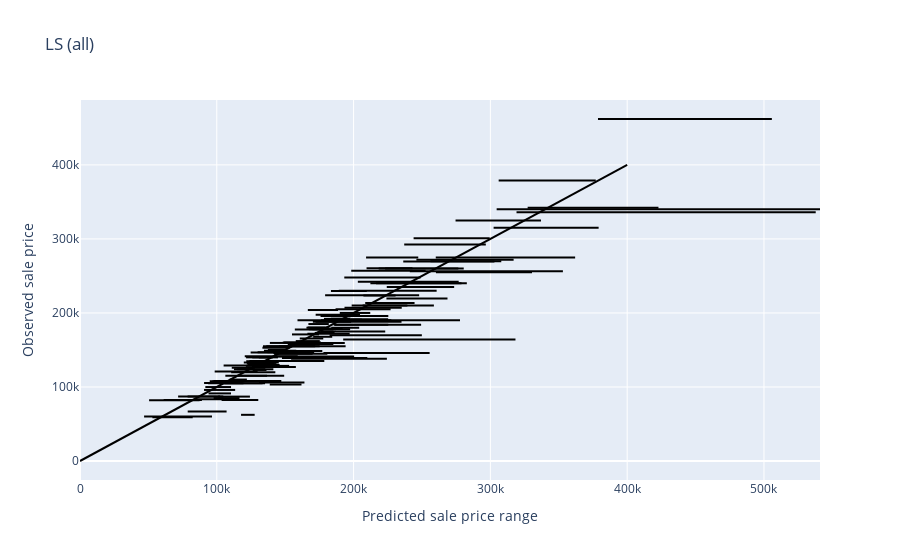

Notebook code cell kept with this figure:
### Code cell
plot_prediction_range(rf_val_pred_perturbed, 'LS (all)', sample_index=val_sample_id)

### Figure 1 — Plotly figure (JSON) as saved in the notebook; plotly's stock layout.template omitted (floating-point values rounded to 4 significant figures)
{"data": [{"line": {"color": "black"}, "mode": "lines", "showlegend": false, "type": "scatter", "x": [183400.0, 197800.0], "y": [195500, 195500]}, {"line": {"color": "black"}, "mode": "lines", "showlegend": false, "type": "scatter", "x": [175900.0, 223100.0], "y": [175000, 175000]}, {"line": {"color": "black"}, "mode": "lines", "showlegend": false, "type": "scatter", "x": [212300.0, 278900.0], "y": [240000, 240000]}, {"line": {"color": "black"}, "mode": "lines", "showlegend": false, "type": "scatter", "x": [182300.0, 225300.0], "y": [191500, 191500]}, {"line": {"color": "black"}, "mode": "lines", "showlegend": false, "type": "scatter", "x": [166968, 181900.0], "y": [185000, 185000]}, {"line": {"color": "black"}, "mode": "lines", "showlegend": false, "type": "scatter", "x": [169861, 187200.0], "y": [178000, 178000]}, {"line": {"color": "black"}, "mode": "lines", "showlegend": false, "type": "scatter", "x": [166300.0, 181800.0], "y": [180400, 180400]}, {"line": {"color": "black"}, "mode": "lines", "showlegend": false, "type": "scatter", "x": [192400.0, 318300.0], "y": [164000, 164000]}, {"line": {"color": "black"}, "mode": "lines", "showlegend": false, "type": "scatter", "x": [153700.0, 194175], "y": [155000, 155000]}, {"line": {"color": "black"}, "mode": "lines", "showlegend": false, "type": "scatter", "x": [206600.0, 258700.0], "y": [210000, 210000]}, {"line": {"color": "black"}, "mode": "lines", "showlegend": false, "type": "scatter", "x": [224200.0, 273500.0], "y": [235000, 235000]}, {"line": {"color": "black"}, "mode": "lines", "showlegend": false, "type": "scatter", "x": [237000.0, 296700.0], "y": [292500, 292500]}, {"line": {"color": "black"}, "mode": "lines", "showlegend": false, "type": "scatter", "x": [176100.0, 220900.0], "y": [190000, 190000]}, {"line": {"color": "black"}, "mode": "lines", "showlegend": false, "type": "scatter", "x": [172300.0, 204700.0], "y": [197500, 197500]}, {"line": {"color": "black"}, "mode": "lines", "showlegend": false, "type": "scatter", "x": [110900.0, 135432], "y": [126000, 126000]}, {"line": {"color": "black"}, "mode": "lines", "showlegend": false, "type": "scatter", "x": [90680.0, 113400.0], "y": [96000, 96000]}, {"line": {"color": "black"}, "mode": "lines", "showlegend": false, "type": "scatter", "x": [90700.0, 115500.0], "y": [105500, 105500]}, {"line": {"color": "black"}, "mode": "lines", "showlegend": false, "type": "scatter", "x": [126200.0, 136300.0], "y": [123000, 123000]}, {"line": {"color": "black"}, "mode": "lines", "showlegend": false, "type": "scatter", "x": [143160, 177100.0], "y": [148500, 148500]}, {"line": {"color": "black"}, "mode": "lines", "showlegend": false, "type": "scatter", "x": [134500.0, 158100.0], "y": [148800, 148800]}, {"line": {"color": "black"}, "mode": "lines", "showlegend": false, "type": "scatter", "x": [378700.0, 505762], "y": [462000, 462000]}, {"line": {"color": "black"}, "mode": "lines", "showlegend": false, "type": "scatter", "x": [274500.0, 337000.0], "y": [325000, 325000]}, {"line": {"color": "black"}, "mode": "lines", "showlegend": false, "type": "scatter", "x": [241100.0, 353000.0], "y": [256300, 256300]}, {"line": {"color": "black"}, "mode": "lines", "showlegend": false, "type": "scatter", "x": [260100.0, 362000.0], "y": [275000, 275000]}, {"line": {"color": "black"}, "mode": "lines", "showlegend": false, "type": "scatter", "x": [306056, 377000.0], "y": [379000, 379000]}, {"line": {"color": "black"}, "mode": "lines", "showlegend": false, "type": "scatter", "x": [327200.0, 422900.0], "y": [342000, 342000]}, {"line": {"color": "black"}, "mode": "lines", "showlegend": false, "type": "scatter", "x": [175800.0, 204900.0], "y": [196000, 196000]}, {"line": {"color": "black"}, "mode": "lines", "showlegend": false, "type": "scatter", "x": [170400.0, 184400.0], "y": [167800, 167800]}, {"line": {"color": "black"}, "mode": "lines", "showlegend": false, "type": "scatter", "x": [148200.0, 176200.0], "y": [160200, 160200]}, {"line": {"color": "black"}, "mode": "lines", "showlegend": false, "type": "scatter", "x": [185400.0, 249400.0], "y": [184100, 184100]}, {"line": {"color": "black"}, "mode": "lines", "showlegend": false, "type": "scatter", "x": [160600.0, 177800.0], "y": [165500, 165500]}, {"line": {"color": "black"}, "mode": "lines", "showlegend": false, "type": "scatter", "x": [178342, 197300.0], "y": [192000, 192000]}, {"line": {"color": "black"}, "mode": "lines", "showlegend": false, "type": "scatter", "x": [165500.0, 179200.0], "y": [180000, 180000]}, {"line": {"color": "black"}, "mode": "lines", "showlegend": false, "type": "scatter", "x": [304600.0, 541000.0], "y": [340000, 340000]}, {"line": {"color": "black"}, "mode": "lines", "showlegend": false, "type": "scatter", "x": [319100.0, 537800.0], "y": [336000, 336000]}, {"line": {"color": "black"}, "mode": "lines", "showlegend": false, "type": "scatter", "x": [209500.0, 243100.0], "y": [260400, 260400]}, {"line": {"color": "black"}, "mode": "lines", "showlegend": false, "type": "scatter", "x": [223000.0, 276600.0], "y": [260000, 260000]}, {"line": {"color": "black"}, "mode": "lines", "showlegend": false, "type": "scatter", "x": [193200, 249000.0], "y": [248000, 248000]}, {"line": {"color": "black"}, "mode": "lines", "showlegend": false, "type": "scatter", "x": [218300.0, 280500.0], "y": [260000, 260000]}, {"line": {"color": "black"}, "mode": "lines", "showlegend": false, "type": "scatter", "x": [198600.0, 239300.0], "y": [210000, 210000]}, {"line": {"color": "black"}, "mode": "lines", "showlegend": false, "type": "scatter", "x": [183400.0, 209700.0], "y": [229800, 229800]}, {"line": {"color": "black"}, "mode": "lines", "showlegend": false, "type": "scatter", "x": [129800.0, 171200.0], "y": [147000, 147000]}, {"line": {"color": "black"}, "mode": "lines", "showlegend": false, "type": "scatter", "x": [168000.0, 192000.0], "y": [179000, 179000]}, {"line": {"color": "black"}, "mode": "lines", "showlegend": false, "type": "scatter", "x": [155000.0, 174695], "y": [171000, 171000]}, {"line": {"color": "black"}, "mode": "lines", "showlegend": false, "type": "scatter", "x": [157724, 175300.0], "y": [162000, 162000]}, {"line": {"color": "black"}, "mode": "lines", "showlegend": false, "type": "scatter", "x": [127270, 143357], "y": [135000, 135000]}, {"line": {"color": "black"}, "mode": "lines", "showlegend": false, "type": "scatter", "x": [127600.0, 141900.0], "y": [131400, 131400]}, {"line": {"color": "black"}, "mode": "lines", "showlegend": false, "type": "scatter", "x": [133471, 157800.0], "y": [127000, 127000]}, {"line": {"color": "black"}, "mode": "lines", "showlegend": false, "type": "scatter", "x": [117700.0, 127678], "y": [62383, 62383]}, {"line": {"color": "black"}, "mode": "lines", "showlegend": false, "type": "scatter", "x": [141300.0, 162300.0], "y": [147110, 147110]}, {"line": {"color": "black"}, "mode": "lines", "showlegend": false, "type": "scatter", "x": [166500.0, 188600.0], "y": [204000, 204000]}, {"line": {"color": "black"}, "mode": "lines", "showlegend": false, "type": "scatter", "x": [243900.0, 299500.0], "y": [301000, 301000]}, {"line": {"color": "black"}, "mode": "lines", "showlegend": false, "type": "scatter", "x": [170200.0, 235042], "y": [188000, 188000]}, {"line": {"color": "black"}, "mode": "lines", "showlegend": false, "type": "scatter", "x": [179900.0, 277785], "y": [190000, 190000]}, {"line": {"color": "black"}, "mode": "lines", "showlegend": false, "type": "scatter", "x": [198300.0, 252700.0], "y": [256900, 256900]}, {"line": {"color": "black"}, "mode": "lines", "showlegend": false, "type": "scatter", "x": [189173, 260700.0], "y": [230000, 230000]}, {"line": {"color": "black"}, "mode": "lines", "showlegend": false, "type": "scatter", "x": [142300.0, 166400.0], "y": [135000, 135000]}, {"line": {"color": "black"}, "mode": "lines", "showlegend": false, "type": "scatter", "x": [151872, 185200.0], "y": [158000, 158000]}, {"line": {"color": "black"}, "mode": "lines", "showlegend": false, "type": "scatter", "x": [144300.0, 158000.0], "y": [147000, 147000]}, {"line": {"color": "black"}, "mode": "lines", "showlegend": false, "type": "scatter", "x": [114900.0, 127800.0], "y": [124000, 124000]}, {"line": {"color": "black"}, "mode": "lines", "showlegend": false, "type": "scatter", "x": [61160.0, 89120.0], "y": [82500, 82500]}, {"line": {"color": "black"}, "mode": "lines", "showlegend": false, "type": "scatter", "x": [78650.0, 104700.0], "y": [87000, 87000]}, {"line": {"color": "black"}, "mode": "lines", "showlegend": false, "type": "scatter", "x": [125900.0, 136900.0], "y": [128000, 128000]}, {"line": {"color": "black"}, "mode": "lines", "showlegend": false, "type": "scatter", "x": [120400.0, 159100.0], "y": [141500, 141500]}, {"line": {"color": "black"}, "mode": "lines", "showlegend": false, "type": "scatter", "x": [186800.0, 227071], "y": [205000, 205000]}, {"line": {"color": "black"}, "mode": "lines", "showlegend": false, "type": "scatter", "x": [137300.0, 150400.0], "y": [150000, 150000]}, {"line": {"color": "black"}, "mode": "lines", "showlegend": false, "type": "scatter", "x": [161054, 193554], "y": [159500, 159500]}, {"line": {"color": "black"}, "mode": "lines", "showlegend": false, "type": "scatter", "x": [143200.0, 178600.0], "y": [135000, 135000]}, {"line": {"color": "black"}, "mode": "lines", "showlegend": false, "type": "scatter", "x": [125800.0, 137836], "y": [131000, 131000]}, {"line": {"color": "black"}, "mode": "lines", "showlegend": false, "type": "scatter", "x": [93650.0, 119500.0], "y": [105000, 105000]}, {"line": {"color": "black"}, "mode": "lines", "showlegend": false, "type": "scatter", "x": [96690.0, 118500.0], "y": [107500, 107500]}, {"line": {"color": "black"}, "mode": "lines", "showlegend": false, "type": "scatter", "x": [52920.0, 82390.0], "y": [59000, 59000]}, {"line": {"color": "black"}, "mode": "lines", "showlegend": false, "type": "scatter", "x": [105700.0, 135300.0], "y": [105000, 105000]}, {"line": {"color": "black"}, "mode": "lines", "showlegend": false, "type": "scatter", "x": [166200.0, 197100.0], "y": [172000, 172000]}, {"line": {"color": "black"}, "mode": "lines", "showlegend": false, "type": "scatter", "x": [121245, 134600.0], "y": [128500, 128500]}, {"line": {"color": "black"}, "mode": "lines", "showlegend": false, "type": "scatter", "x": [133400.0, 153100.0], "y": [153000, 153000]}, {"line": {"color": "black"}, "mode": "lines", "showlegend": false, "type": "scatter", "x": [203118, 276800.0], "y": [242000, 242000]}, {"line": {"color": "black"}, "mode": "lines", "showlegend": false, "type": "scatter", "x": [119738, 145300.0], "y": [133000, 133000]}, {"line": {"color": "black"}, "mode": "lines", "showlegend": false, "type": "scatter", "x": [127400.0, 142000.0], "y": [132000, 132000]}, {"line": {"color": "black"}, "mode": "lines", "showlegend": false, "type": "scatter", "x": [154352, 224300.0], "y": [138000, 138000]}, {"line": {"color": "black"}, "mode": "lines", "showlegend": false, "type": "scatter", "x": [134852, 143600.0], "y": [132500, 132500]}, {"line": {"color": "black"}, "mode": "lines", "showlegend": false, "type": "scatter", "x": [121500.0, 133914], "y": [134800, 134800]}, {"line": {"color": "black"}, "mode": "lines", "showlegend": false, "type": "scatter", "x": [141700.0, 170100.0], "y": [144750, 144750]}, {"line": {"color": "black"}, "mode": "lines", "showlegend": false, "type": "scatter", "x": [145400.0, 171925], "y": [155000, 155000]}, {"line": {"color": "black"}, "mode": "lines", "showlegend": false, "type": "scatter", "x": [105000.0, 134800.0], "y": [128900, 128900]}, {"line": {"color": "black"}, "mode": "lines", "showlegend": false, "type": "scatter", "x": [130751, 144693], "y": [140000, 140000]}, {"line": {"color": "black"}, "mode": "lines", "showlegend": false, "type": "scatter", "x": [94830.0, 120500.0], "y": [107900, 107900]}, {"line": {"color": "black"}, "mode": "lines", "showlegend": false, "type": "scatter", "x": [93940.0, 110376], "y": [91300, 91300]}, {"line": {"color": "black"}, "mode": "lines", "showlegend": false, "type": "scatter", "x": [109400.0, 121983], "y": [110000, 110000]}, {"line": {"color": "black"}, "mode": "lines", "showlegend": false, "type": "scatter", "x": [130900.0, 164100.0], "y": [106000, 106000]}, {"line": {"color": "black"}, "mode": "lines", "showlegend": false, "type": "scatter", "x": [141095, 162000.0], "y": [146500, 146500]}, {"line": {"color": "black"}, "mode": "lines", "showlegend": false, "type": "scatter", "x": [130400.0, 152900.0], "y": [128500, 128500]}, {"line": {"color": "black"}, "mode": "lines", "showlegend": false, "type": "scatter", "x": [71730.0, 102400.0], "y": [87000, 87000]}, {"line": {"color": "black"}, "mode": "lines", "showlegend": false, "type": "scatter", "x": [142546, 200400.0], "y": [141000, 141000]}, {"line": {"color": "black"}, "mode": "lines", "showlegend": false, "type": "scatter", "x": [123861, 148200.0], "y": [135000, 135000]}, {"line": {"color": "black"}, "mode": "lines", "showlegend": false, "type": "scatter", "x": [135300.0, 148300.0], "y": [154000, 154000]}, {"line": {"color": "black"}, "mode": "lines", "showlegend": false, "type": "scatter", "x": [103500.0, 130325], "y": [82500, 82500]}, {"line": {"color": "black"}, "mode": "lines", "showlegend": false, "type": "scatter", "x": [159000.0, 221400.0], "y": [190000, 190000]}, {"line": {"color": "black"}, "mode": "lines", "showlegend": false, "type": "scatter", "x": [105000.0, 133500.0], "y": [105000, 105000]}, {"line": {"color": "black"}, "mode": "lines", "showlegend": false, "type": "scatter", "x": [103700.0, 147200.0], "y": [108000, 108000]}, {"line": {"color": "black"}, "mode": "lines", "showlegend": false, "type": "scatter", "x": [167300.0, 197462], "y": [178000, 178000]}, {"line": {"color": "black"}, "mode": "lines", "showlegend": false, "type": "scatter", "x": [137027, 154500.0], "y": [147000, 147000]}, {"line": {"color": "black"}, "mode": "lines", "showlegend": false, "type": "scatter", "x": [236300.0, 303000.0], "y": [269500, 269500]}, {"line": {"color": "black"}, "mode": "lines", "showlegend": false, "type": "scatter", "x": [171600.0, 186100.0], "y": [173000, 173000]}, {"line": {"color": "black"}, "mode": "lines", "showlegend": false, "type": "scatter", "x": [209100.0, 247300.0], "y": [275000, 275000]}, {"line": {"color": "black"}, "mode": "lines", "showlegend": false, "type": "scatter", "x": [133700.0, 155000.0], "y": [155000, 155000]}, {"line": {"color": "black"}, "mode": "lines", "showlegend": false, "type": "scatter", "x": [157000.0, 185300.0], "y": [177500, 177500]}, {"line": {"color": "black"}, "mode": "lines", "showlegend": false, "type": "scatter", "x": [193400.0, 235200.0], "y": [207000, 207000]}, {"line": {"color": "black"}, "mode": "lines", "showlegend": false, "type": "scatter", "x": [186072, 206000.0], "y": [191000, 191000]}, {"line": {"color": "black"}, "mode": "lines", "showlegend": false, "type": "scatter", "x": [189900.0, 212187], "y": [200000, 200000]}, {"line": {"color": "black"}, "mode": "lines", "showlegend": false, "type": "scatter", "x": [183691, 204100.0], "y": [180000, 180000]}, {"line": {"color": "black"}, "mode": "lines", "showlegend": false, "type": "scatter", "x": [207200.0, 230700.0], "y": [223500, 223500]}, {"line": {"color": "black"}, "mode": "lines", "showlegend": false, "type": "scatter", "x": [125936, 141100.0], "y": [140000, 140000]}, {"line": {"color": "black"}, "mode": "lines", "showlegend": false, "type": "scatter", "x": [260200.0, 330400.0], "y": [255000, 255000]}, {"line": {"color": "black"}, "mode": "lines", "showlegend": false, "type": "scatter", "x": [245900.0, 316990], "y": [272000, 272000]}, {"line": {"color": "black"}, "mode": "lines", "showlegend": false, "type": "scatter", "x": [216400.0, 282800.0], "y": [240000, 240000]}, {"line": {"color": "black"}, "mode": "lines", "showlegend": false, "type": "scatter", "x": [224000.0, 268600.0], "y": [219500, 219500]}, {"line": {"color": "black"}, "mode": "lines", "showlegend": false, "type": "scatter", "x": [185000.0, 227600.0], "y": [190000, 190000]}, {"line": {"color": "black"}, "mode": "lines", "showlegend": false, "type": "scatter", "x": [177900.0, 255600.0], "y": [145900, 145900]}, {"line": {"color": "black"}, "mode": "lines", "showlegend": false, "type": "scatter", "x": [97680.0, 130100.0], "y": [108000, 108000]}, {"line": {"color": "black"}, "mode": "lines", "showlegend": false, "type": "scatter", "x": [138800.0, 160000.0], "y": [159500, 159500]}, {"line": {"color": "black"}, "mode": "lines", "showlegend": false, "type": "scatter", "x": [97680.0, 116600.0], "y": [85000, 85000]}, {"line": {"color": "black"}, "mode": "lines", "showlegend": false, "type": "scatter", "x": [121915, 136521], "y": [131750, 131750]}, {"line": {"color": "black"}, "mode": "lines", "showlegend": false, "type": "scatter", "x": [110500.0, 142800.0], "y": [120000, 120000]}, {"line": {"color": "black"}, "mode": "lines", "showlegend": false, "type": "scatter", "x": [91618, 110400.0], "y": [99900, 99900]}, {"line": {"color": "black"}, "mode": "lines", "showlegend": false, "type": "scatter", "x": [138723, 161900.0], "y": [103500, 103500]}, {"line": {"color": "black"}, "mode": "lines", "showlegend": false, "type": "scatter", "x": [78740.0, 107200.0], "y": [67000, 67000]}, {"line": {"color": "black"}, "mode": "lines", "showlegend": false, "type": "scatter", "x": [98450.0, 129800.0], "y": [121000, 121000]}, {"line": {"color": "black"}, "mode": "lines", "showlegend": false, "type": "scatter", "x": [46850.0, 96480.0], "y": [60000, 60000]}, {"line": {"color": "black"}, "mode": "lines", "showlegend": false, "type": "scatter", "x": [124739, 154100.0], "y": [146500, 146500]}, {"line": {"color": "black"}, "mode": "lines", "showlegend": false, "type": "scatter", "x": [136200.0, 175200.0], "y": [155000, 155000]}, {"line": {"color": "black"}, "mode": "lines", "showlegend": false, "type": "scatter", "x": [121400.0, 139612], "y": [140000, 140000]}, {"line": {"color": "black"}, "mode": "lines", "showlegend": false, "type": "scatter", "x": [179186, 247932], "y": [224000, 224000]}, {"line": {"color": "black"}, "mode": "lines", "showlegend": false, "type": "scatter", "x": [106300.0, 136700.0], "y": [115000, 115000]}, {"line": {"color": "black"}, "mode": "lines", "showlegend": false, "type": "scatter", "x": [112600.0, 141336], "y": [123900, 123900]}, {"line": {"color": "black"}, "mode": "lines", "showlegend": false, "type": "scatter", "x": [115483, 149300.0], "y": [115000, 115000]}, {"line": {"color": "black"}, "mode": "lines", "showlegend": false, "type": "scatter", "x": [100992, 124200.0], "y": [87000, 87000]}, {"line": {"color": "black"}, "mode": "lines", "showlegend": false, "type": "scatter", "x": [122518, 145900.0], "y": [129850, 129850]}, {"line": {"color": "black"}, "mode": "lines", "showlegend": false, "type": "scatter", "x": [50515, 87410.0], "y": [82000, 82000]}, {"line": {"color": "black"}, "mode": "lines", "showlegend": false, "type": "scatter", "x": [144800.0, 180800.0], "y": [145000, 145000]}, {"line": {"color": "black"}, "mode": "lines", "showlegend": false, "type": "scatter", "x": [182439, 249900.0], "y": [170000, 170000]}, {"line": {"color": "black"}, "mode": "lines", "showlegend": false, "type": "scatter", "x": [186200.0, 225400.0], "y": [184000, 184000]}, {"line": {"color": "black"}, "mode": "lines", "showlegend": false, "type": "scatter", "x": [208500.0, 244600.0], "y": [213500, 213500]}, {"line": {"color": "black"}, "mode": "lines", "showlegend": false, "type": "scatter", "x": [256200.0, 308000.0], "y": [270000, 270000]}, {"line": {"color": "black"}, "mode": "lines", "showlegend": false, "type": "scatter", "x": [302400.0, 379100.0], "y": [315000, 315000]}, {"line": {"color": "black"}, "mode": "lines", "showlegend": false, "type": "scatter", "x": [147700.0, 210000.0], "y": [139000, 139000]}, {"line": {"color": "black"}, "mode": "lines", "showlegend": false, "type": "scatter", "x": [84140.0, 112167], "y": [83500, 83500]}, {"line": {"color": "black"}, "mode": "lines", "showlegend": false, "type": "scatter", "x": [149200.0, 171000.0], "y": [160000, 160000]}, {"line": {"color": "black"}, "mode": "lines", "showlegend": false, "type": "scatter", "x": [172182, 198196], "y": [188000, 188000]}, {"line": {"color": "black"}, "mode": "lines", "showlegend": false, "type": "scatter", "x": [183100.0, 225400.0], "y": [196000, 196000]}, {"line": {"color": "black"}, "mode": "lines", "showlegend": false, "type": "scatter", "x": [0, 400000], "y": [0, 400000]}], "layout": {"title": {"text": "LS (all)"}, "xaxis": {"title": {"text": "Predicted sale price range"}}, "yaxis": {"title": {"text": "Observed sale price"}}}}
